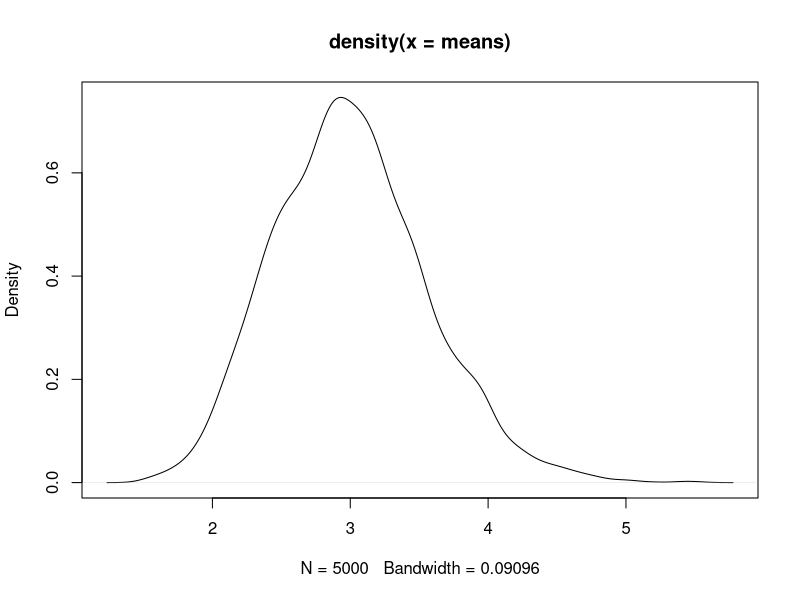

Generate this figure with R:
n=30
l=1/3
t=5000
#sample the distribution and group samples by trial
sample<-matrix(rexp(n*t,l),t)
#mean from each trial
means=apply(sample,1,mean)
print(mean(means))
#standard error
print(sd(means))
#plot the distribution
plot(density(means))
#get required p
print(sum(means<3.5)/t)
#with CLT approx
clt.mean=3
clt.sd=3/sqrt(30)
print(pnorm(3.5,clt.mean,clt.sd))